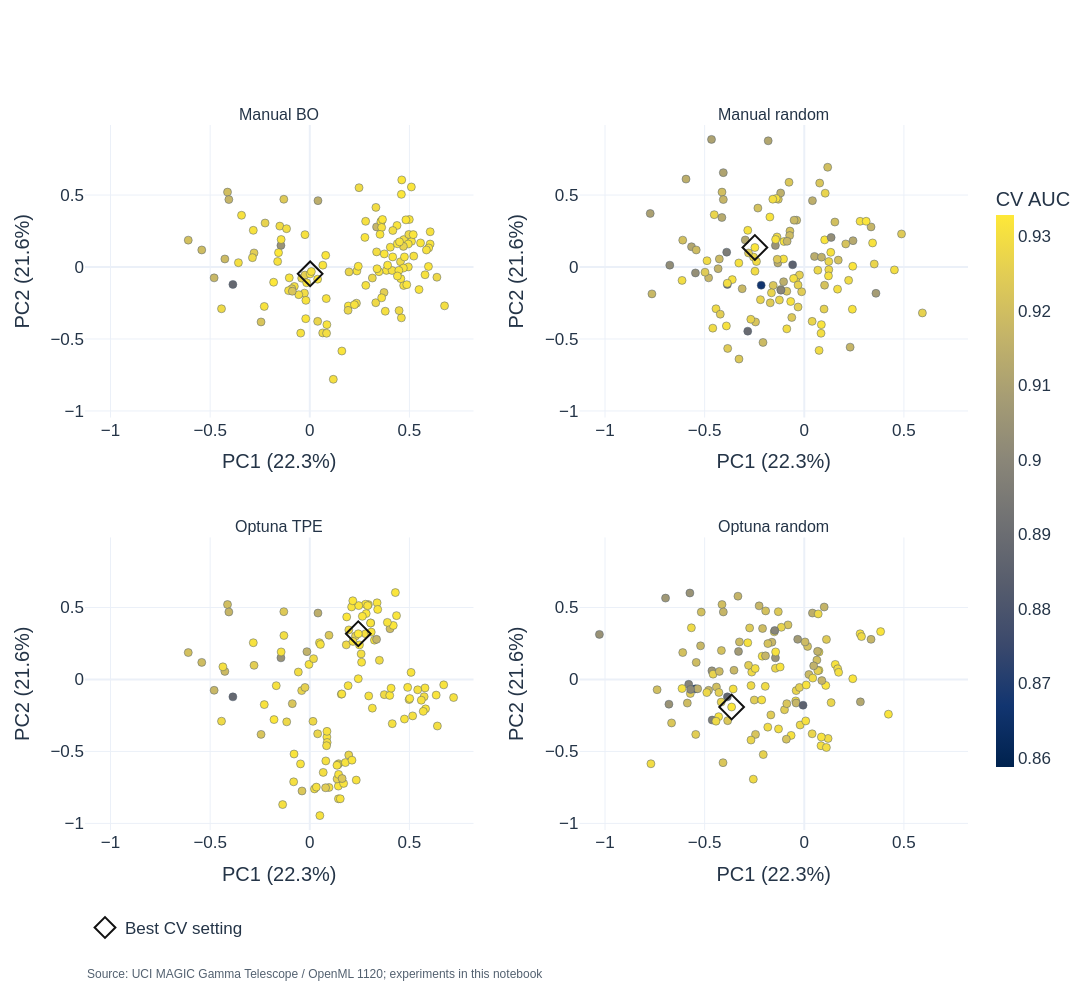

This figure's notebook cell:
### Markdown cell above
## 6. Where did each method search?

PCA projects **hyperparameter settings**, not telescope observations. It is fitted
once to the shared six-dimensional normalized representation from all methods
and seeds; all panels use the same axes and AUC color scale. The diamond marks
the highest-CV setting within each method. Nearby projected points can still be
far apart in dimensions discarded by PCA, so this picture is exploratory rather
than a complete response surface. Explained variance quantifies the information
retained by the projection.

### Code cell
encoded = encode(history[PARAM_NAMES].to_dict('records'))
pca = PCA(n_components=2, svd_solver='full')
coordinates = pca.fit_transform(encoded)
projection = history[['method', 'seed', 'trial', 'score']].copy()
projection[['PC1', 'PC2']] = coordinates
projection.to_csv(RESULTS_DIR / 'search_projection.csv', index=False)
pd.DataFrame(pca.components_.T, index=PARAM_NAMES, columns=['PC1', 'PC2']).to_csv(
    RESULTS_DIR / 'pca_loadings.csv', index_label='parameter')
fig = make_subplots(rows=2, cols=2, subplot_titles=METHODS,
                    horizontal_spacing=0.12, vertical_spacing=0.17)
for i, method in enumerate(METHODS):
    points = projection[projection.method == method]
    row, col = i // 2 + 1, i % 2 + 1
    fig.add_trace(go.Scatter(
        x=points.PC1, y=points.PC2, mode='markers', showlegend=False,
        customdata=points[['seed', 'trial', 'score']],
        hovertemplate='seed %{customdata[0]} · trial %{customdata[1]}<br>AUC %{customdata[2]:.5f}<extra></extra>',
        marker=dict(size=8, color=points.score, coloraxis='coloraxis',
                    line=dict(color='#536170', width=0.5))), row=row, col=col)
    best = points.loc[points.score.idxmax()]
    fig.add_trace(go.Scatter(x=[best.PC1], y=[best.PC2], mode='markers',
                            name='Best CV setting', showlegend=i == 0,
                            marker=dict(symbol='diamond-open', size=19, color='#111111',
                                        line=dict(width=2, color='#111111'))), row=row, col=col)
fig.update_xaxes(title_text=f'PC1 ({pca.explained_variance_ratio_[0]:.1%})',
                 range=[coordinates[:, 0].min() - .1, coordinates[:, 0].max() + .1])
fig.update_yaxes(title_text=f'PC2 ({pca.explained_variance_ratio_[1]:.1%})',
                 range=[coordinates[:, 1].min() - .1, coordinates[:, 1].max() + .1])
fig.update_layout(
    coloraxis=dict(colorscale='Cividis', cmin=history.score.min(), cmax=history.score.max(),
                   colorbar=dict(title='CV AUC', len=.85, thickness=18)),
)
show_and_save(fig, '03_search_space', height=1000)
